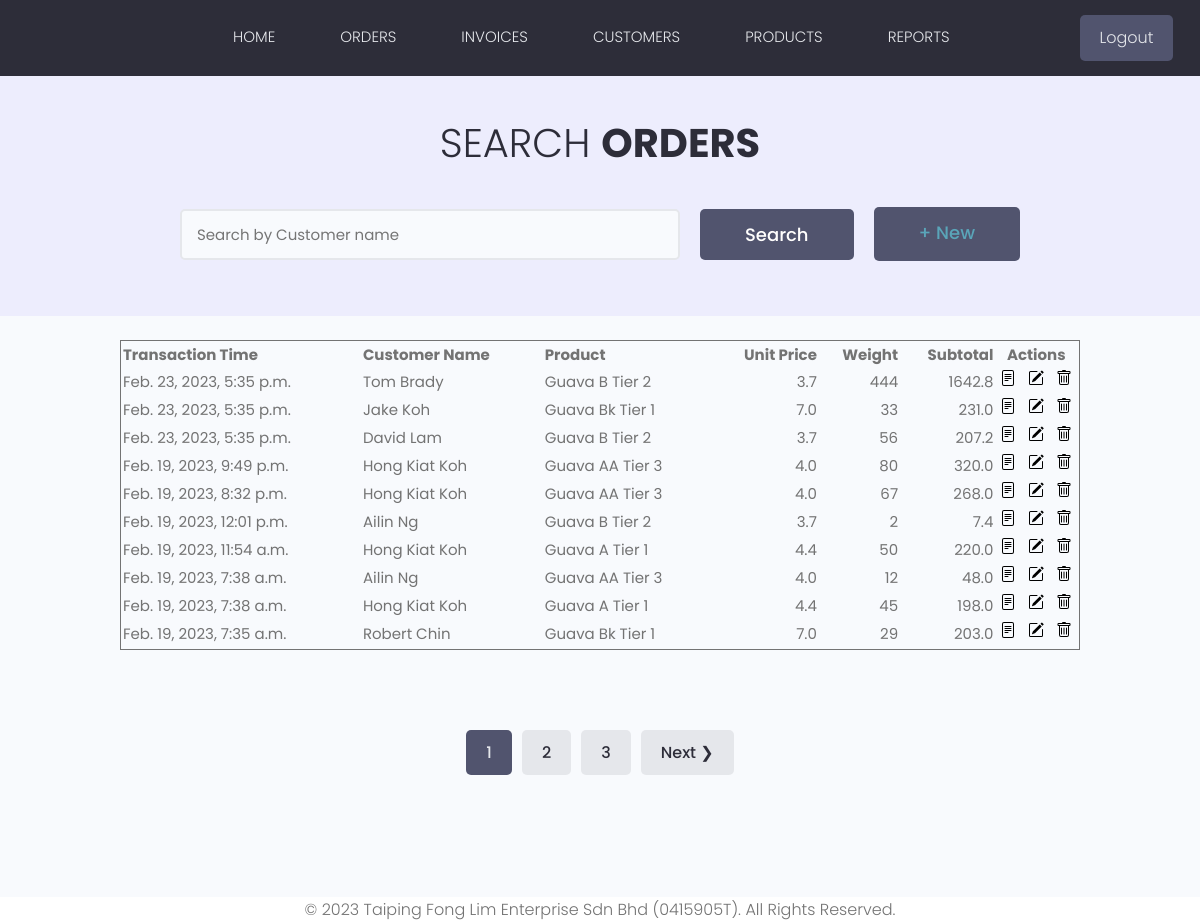
Screenshot of /orders/ (signed in) with the database file from the repository.
### products/models.py (models this page shows, shortened)
class Order(models.Model):
    invoice = models.ForeignKey(Invoice, on_delete=models.SET_NULL, null=True)
    customer = models.ForeignKey(Customer, on_delete=models.PROTECT, null=True)
    transactionTime = models.DateTimeField(auto_now_add=True)
    product = models.ForeignKey(Product, on_delete=models.PROTECT)
    weight = models.IntegerField(null=True)
    flag = models.BooleanField(default=False)
    @property
    def subtotal(self):
        subtotal = round(self.product.unitPrice * self.weight, 2)
        return subtotal
    class Meta:
        ordering = ['-transactionTime']

class Customer(models.Model):
    STATES = (
        ('Johor', 'Johor'),
        ('Kedah', 'Kedah'),
        ('Kelantan', 'Kelantan'),
        ('Malacca', 'Malacca'),
        ('Negeri Sembilan', 'Negeri Sembilan'),
        ('Pahang', 'Pahang'),
        ('Penang', 'Penang'),
        ('Perak', 'Perak'),
        ('Perlis', 'Perlis'),
        ('Sabah', 'Sabah'),
        ('Sarawak', 'Sarawak'),
        ('Selangor', 'Selangor'),
        ('Terengganu', 'Terengganu'),
        )
    firstname = models.CharField(max_length=50, null=True)
    lastname = models.CharField(max_length=50, null=True)
    address = models.CharField(max_length=200, null=True, default='N/A')
    phone_regex = RegexValidator(regex=r'^\d{3}\d{3}\d{4}$')
    phone = models.CharField(null=True, max_length=30, validators=[phone_regex])
    email = models.EmailField(null=True, validators=[validators.EmailValidator()])
    companyName = models.CharField(max_length=100, null=True, default='N/A')
    companyPhone = models.IntegerField(null=True)
    companyAddress = models.CharField(max_length=200, null=True, default='N/A')
    city = models.CharField(max_length=20, null=True, default='N/A')
    state = models.CharField(max_length=15, choices=STATES, null=True)
    postcode = models.IntegerField(null=True)
    tier = models.ForeignKey(Tier, on_delete=models.PROTECT)
    def __str__(self):
        return f"{self.firstname} {self.lastname}"

class Product(models.Model):
    GRADES = (
        ('AA', 'Grade AA'),
        ('A', 'Grade A'),
        ('B', 'Grade B'),
        ('Bk', 'Grade Bk'),
        ('C', 'Grade C')
    )
    productName = models.CharField(max_length=20, null=True)
    grade = models.CharField(max_length=10, choices=GRADES, null=True)
    tier = models.ForeignKey(Tier, on_delete=models.PROTECT)
    unitPrice = models.FloatField(null=True)
    def __str__(self):
        return f"{self.productName} {self.grade} {self.tier}"

class Tier(models.Model):
    TIERS = (
        ('1', 'Tier 1'),
        ('2', 'Tier 2'),
        ('3', 'Market'),
    )
    tier = models.CharField(max_length=10, choices=TIERS, null=True)
    def __str__(self):
        return 'Tier ' + str(self.tier)

### products/views.py (the view)
# urls.py: path("orders/", views.orders, name="orders"),
@login_required(login_url='login')
def orders(request):
    orders, search_query = searchItems(request, 'search_order')
    custom_range, orders = paginateItems(request, orders)
    context = {'orders': orders, 'search_query': search_query, 'custom_range': custom_range}
    return render(request, 'orders.html', context)

### products/utilities.py (called while the page is built, shortened)
def searchItems(request, search_type):
    search_query = ''
    if request.GET.get('search_query'):
        search_query = request.GET.get('search_query')
    if search_type == 'search_order':
        orders = Order.objects.distinct().filter(
            Q(customer__firstname__icontains=search_query) |
            Q(product__productName__icontains=search_query)
        )
        return orders, search_query
    elif search_type == 'search_product':
        products = Product.objects.distinct().filter(
            Q(productName__icontains=search_query)
        )
        return products, search_query
    elif search_type == 'search_invoice':
        invoices = Invoice.objects.distinct().filter(
            Q(customer__firstname__icontains=search_query) |
            Q(customer__companyName__icontains=search_query)
        )
        return invoices, search_query

def paginateItems(request, items):
    page = request.GET.get('page')
    results = 10
    paginator = Paginator(items, results)
    try:
        items = paginator.page(page)
    except PageNotAnInteger:
        page = 1
        items = paginator.page(page)
    except EmptyPage:
        page = paginator.num_pages
        items = paginator.page(page)
    leftIndex = int(page) - 4
    if leftIndex < 1:
        leftIndex = 1
    rightIndex = int(page) + 5
    if rightIndex > paginator.num_pages:
        rightIndex = paginator.num_pages + 1
    custom_range = range(leftIndex, rightIndex)
    return custom_range, items

### templates/orders.html (shortened to what this page needs)
{% extends 'main.html' %}
{% load static %}
{% block content %}
  <main class="projects">
    <section class="hero-section text-center">
      <div class="container container--narrow">
        <div class="hero-section__box">
          <h2>Search <span>Orders</span></h2>
        </div>
        <div class="hero-section__search">
          <form id='searchForm' class="form" action="{% url 'orders' %}" method="get">
            <div class="form__field">
              <input class="input input--text" id="formInput#search" type="text" name="search_query"
                value="{{ search_query }}" placeholder="Search by Customer name" />
            </div>
              <input class="btn btn--sub btn--lg" type="submit" value="Search" /><h1 class="btn btn--sub btn--lg" type="button" value="ADD ORDER"><a href="{% url 'create-order' %}">+ New</a></h1>
          </form>
        </div>
      </div>
    </section>
<br>
      <table class="table">
  <thead>
    <tr class="align-left">
      <th>Transaction Time</th>
      <th>Customer Name</th>
      <th>Product</th>
      <th class="align-numeric">Unit Price</th>
      <th class="align-numeric">Weight</th>
      <th class="align-numeric">Subtotal</th>
        <th class="align-center" colspan="3">Actions</th>
    </tr>
  </thead>
  <tbody>
    {% for order in orders %}
                <tr class="align-left">
                    <td>{{ order.transactionTime }}</td>
                    <td>{{ order.customer }}</td>
                    <td>{{ order.product }}</td>
                    <td class="align-numeric">{{ order.product.unitPrice }}</td>
                    <td class="align-numeric">{{ order.weight }}</td>
                    <td class="align-numeric">{{ order.subtotal}}</td>
                    <td class="align-center"><a href="{% url 'retrieve-order' order.id %}"><img src="{% static 'images/view-icon.svg' %}" ></a></td>
                    <td class="align-center"><a href="{% url 'update-order' order.id %}"><img src="{% static 'images/edit-icon.svg' %}" ></a></td>
                    <td class="align-center"><a href="{% url 'delete-order' order.id %}"><img src="{% static 'images/delete-icon.svg' %}" ></a></td>
                </tr>
            {% endfor %}
  </tbody>
</table>
    {% include 'pagination.html' with queryset=orders custom_range=custom_range %}
</main>
{% endblock content %}

### static/styles/app.css (style rules this page uses)
:root { --color-sub: #2d2d39; }
.btn--sub { background-color: var(--color-sub-light); }
img { width: 100%; }
.hero-section { height: 40vh; display: flex; align-items: center; background-color: var(--color-sub); }
.hero-section__box { margin-bottom: 4rem; }
.hero-section__box > h2, .hero-section__box > h2 > span { font-size: 4rem; color: var(--color-light); line-height: 1.3; text-transform: uppercase; }
.hero-section__box > h2 { font-weight: 300; }
.hero-section__box > h2 > span { font-weight: 700; }
.hero-section__search > .form { display: flex; align-items: center; justify-content: center; gap: 2rem; }
.hero-section__search > .form input.input--text { width: 50rem; }
.projects > .hero-section { background: var(--color-sub-lighter); height: 30vh; }
.projects .hero-section__box { margin-bottom: 2.5rem; }
.projects .hero-section__box > h2 { color: var(--color-sub); }
.projects .hero-section__box > h2 > span { font-weight: 700; color: var(--color-sub); }
.table { border: 1px solid; width: 80%; margin-left: auto; margin-right: auto; }
.align-left { text-align: left; }
.align-numeric { text-align: right; }
.align-center { text-align: center; }

### static/uikit/styles/modules/_variables.css (style rules this page uses)
:root { --color-main: #5aa5b9; --color-main-light: #e6faff; --color-sub: #3f4156; --color-sub-light: #51546e; --color-sub-lighter: #ededfd; --color-text: #737373; --color-gray: #8b8b8b; --color-light: #e5e7eb; --color-light-gray: #767676; --color-bg: #f8fafd; --color-white: #fffefd; --color-white-light: #f3f3f3; --color-success: #359e64; --color-success-bg: #def8e8; --color-error: #fc4b0b; --color-error-bg: #fff2ee; --font-base: 'Poppins', arial, helvetica, 'Segoe UI', roboto, ubuntu, sans-serif; --font-monospace: 'Fira Code', 'Courier New', courier, monospace; --font-regular: 300; --font-medium: 500; --font-bold: 700; --generic-shadow: 1px 1px 5px #00000010; --generic-transition: all 0.3s ease-in-out; }

### static/uikit/styles/modules/_base.css (style rules this page uses)
* { margin: 0; padding: 0; box-sizing: border-box; text-rendering: optimizeLegibility; color: inherit; font-size: inherit; }
html { font-size: 50%; }
@media only screen and (min-width: 480px) { html { font-size: 56.25%; } }
@media only screen and (min-width: 1200px) { html { font-size: 62.5%; } }
body { line-height: 1.6; font-weight: 400; font-size: 1.5rem; color: var(--color-text); background-color: var(--color-bg); min-height: 100vh; }

### static/uikit/styles/modules/_typography.css (style rules this page uses)
* { font-family: var(--font-base); }
h1 { font-size: 4.8rem; font-weight: var(--font-medium); }
h2 { font-size: 3.6rem; font-weight: var(--font-bold); }
p, span, strong { font-size: 1.6rem; color: var(--color-text); font-weight: var(--font-regular); }
a { padding-bottom: 2px; text-decoration: none; display: inline-block; color: var(--color-main); font-weight: var(--font-medium); }

### static/uikit/styles/modules/_utilities.css (style rules this page uses)
.container { width: 92%; max-width: 165rem; margin: 0 auto; box-sizing: border-box; }
.container--narrow { width: 92%; max-width: 120rem; }
@media screen and (min-width: 1000px) { .container { width: 90%; } }
@media screen and (min-width: 1000px) { .container--narrow { width: 85%; } }
@media screen and (min-width: 1200px) { .container { width: 80%; } }
@media screen and (min-width: 1200px) { .container--narrow { width: 72%; } }
.text-center { text-align: center; }

### static/uikit/styles/modules/_button.css (style rules this page uses)
.btn { display: inline-block; position: relative; cursor: pointer; background-color: var(--color-light); font-weight: var(--font-medium); color: var(--color-sub); text-decoration: none; padding: 1rem 2rem; border-radius: 0.5rem; border: none; width: -webkit-fit-content; width: -moz-fit-content; width: fit-content; height: -webkit-fit-content; height: -moz-fit-content; height: fit-content; font-size: 1.6rem; outline-width: 0; outline-color: transparent; -webkit-backface-visibility: hidden; backface-visibility: hidden; transition: all 0.3s ease-in-out; }
.btn--sub { background-color: var(--color-sub); color: var(--color-white); }
.btn--lg { font-size: 1.8rem; padding: 1.2rem 4.5rem; }

### static/uikit/styles/modules/_form.css (style rules this page uses)
.form { display: block; }
.form__field { margin-top: 1.5rem; margin-bottom: 1.5rem; }
input.input[type='text'], input.input[type='email'], input.input[type='password'], input.input[type='number'], select.input, textarea.input { min-width: 24rem; width: 100%; padding: 1.2rem 1.5rem; border-radius: 0.5rem; border: 2px solid var(--color-light); transition: all 0.3s ease-in-out; background-color: var(--color-bg); }

### rows the page displays
Order: transactionTime "Feb. 23, 2023, 5:35 p.m.", customer "Tom Brady", product "Guava B Tier 2", product.unitPrice "3.7", weight "444", subtotal "1642.8"
Order: transactionTime "Feb. 23, 2023, 5:35 p.m.", customer "Jake Koh", product "Guava Bk Tier 1", product.unitPrice "7.0", weight "33", subtotal "231.0"
Order: transactionTime "Feb. 23, 2023, 5:35 p.m.", customer "David Lam", product "Guava B Tier 2", product.unitPrice "3.7", weight "56", subtotal "207.2"
Order: transactionTime "Feb. 19, 2023, 9:49 p.m.", customer "Hong Kiat Koh", product "Guava AA Tier 3", product.unitPrice "4.0", weight "80", subtotal "320.0"
Order: transactionTime "Feb. 19, 2023, 8:32 p.m.", customer "Hong Kiat Koh", product "Guava AA Tier 3", product.unitPrice "4.0", weight "67", subtotal "268.0"
Order: transactionTime "Feb. 19, 2023, 12:01 p.m.", customer "Ailin Ng", product "Guava B Tier 2", product.unitPrice "3.7", weight "2", subtotal "7.4"
Order: transactionTime "Feb. 19, 2023, 11:54 a.m.", customer "Hong Kiat Koh", product "Guava A Tier 1", product.unitPrice "4.4", weight "50", subtotal "220.0"
Order: transactionTime "Feb. 19, 2023, 7:38 a.m.", customer "Ailin Ng", product "Guava AA Tier 3", product.unitPrice "4.0", weight "12", subtotal "48.0"
Order: transactionTime "Feb. 19, 2023, 7:38 a.m.", customer "Hong Kiat Koh", product "Guava A Tier 1", product.unitPrice "4.4", weight "45", subtotal "198.0"
Order: transactionTime "Feb. 19, 2023, 7:35 a.m.", customer "Robert Chin", product "Guava Bk Tier 1", product.unitPrice "7.0", weight "29", subtotal "203.0"

### other values shown
{{ page }} "1"
{{ page }} "2" "3"
